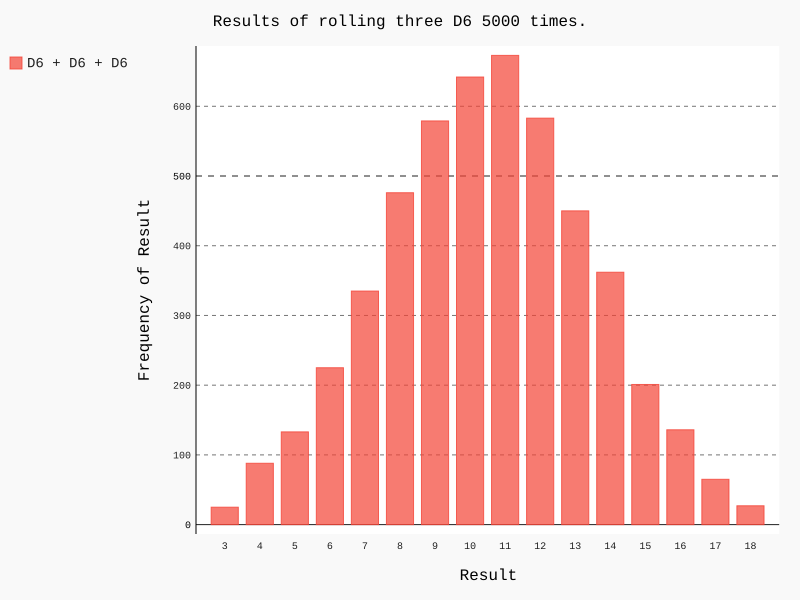

Generate this figure with Python:
import pygal

from die import Die

die1 = Die()
die2 = Die()
die3 = Die()

results = []
for roll_num in range(5000):
	result = die1.roll() + die2.roll() + die3.roll()
	results.append(result)

frequencies = []
max_result = die1.num_sides + die2.num_sides + die3.num_sides
for value in range(3, max_result + 1):
	frequency = results.count(value)
	frequencies.append(frequency)

hist = pygal.Bar()

hist.title = "Results of rolling three D6 5000 times."
hist.x_labels = list(range(3, max_result + 1))
hist.x_title = "Result"
hist.y_title = "Frequency of Result"

hist.add("D6 + D6 + D6", frequencies)
hist.render_to_file('dice_triple_visual.svg')

print(frequencies)
